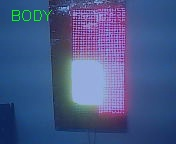
#> input picture diagnostics/All_Panels.jpg, 176 x 144 px
$ python -i visual_verifier.py   (imports and definitions only)
#> lines starting #> are read from the running program, lines starting #| are printed output that depends on the picture; after the words box and inside, x2 and y2 are one past the last pixel; in counts of white or black regions, pixels touching at a corner belong together
#> further down, picture is the input picture: shape (144, 176, 3); mean B, G, R 136, 88.4, 71.1
import cv2
import numpy as np
import logging

logger = logging.getLogger(__name__)

class VisualVerifier:
    """
    Closed-loop visual verification system.
    Compares expected LED output (what we sent) vs observed LED output (what camera sees).
    """
    def __init__(self, target_width=32, target_height=64):
        self.target_w = target_width
        self.target_h = target_height
        self.homography = None
        self.input_pts = None # Points from camera (tl, tr, br, bl)

        # Target points for 32x64 rectified image
        # Order: TL, TR, BR, BL
        self.dst_pts = np.array([
            [0, 0],
            [target_width, 0],
            [target_width, target_height],
            [0, target_height]
        ], dtype=np.float32)

    def set_calibration_points(self, points):
        """Set the 4 corners of the LED wall in the camera frame (TL, TR, BR, BL)"""
        if len(points) != 4:
            logger.error("Calibration requires exactly 4 points")
            return

        self.input_pts = np.array(points, dtype=np.float32)
        self.homography = cv2.getPerspectiveTransform(self.input_pts, self.dst_pts)
        logger.info(f"Homography matrix calculated: \n{self.homography}")

    def auto_calibrate(self, frame):
        """
        Attempt to automatically find the LED wall corners.
        Robust version: uses blurring to merge the LED mesh/dots into a solid shape.
        """
        # 1. PREPROCESS: Grayscale + Blur to merge grid dots
        gray = cv2.cvtColor(frame, cv2.COLOR_BGR2GRAY)
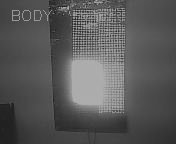
#> gray: shape (144, 176); min 23, max 177, mean 88.7
        # Large blur is key to merging the individual LEDs/mesh into one solid block
        blurred = cv2.GaussianBlur(gray, (11, 11), 0)
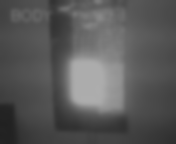
#> blurred: shape (144, 176); min 33, max 173, mean 88.7

        h, w = gray.shape[:2]
#> h = 144; w = 176
        frame_area = w * h
#> frame_area = 25344
        logger.info(f"[Calib] Attempting auto-detection on {w}x{h} frame")

        # 2. THRESHOLDING: Try Otsu first, then fixed ranges
        thresh_strategies = [
            lambda img: cv2.threshold(img, 0, 255, cv2.THRESH_BINARY + cv2.THRESH_OTSU)[1],
            lambda img: cv2.threshold(img, 150, 255, cv2.THRESH_BINARY)[1],
            lambda img: cv2.threshold(img, 100, 255, cv2.THRESH_BINARY)[1],
            lambda img: cv2.threshold(img, 60, 255, cv2.THRESH_BINARY)[1],
            lambda img: cv2.threshold(img, 30, 255, cv2.THRESH_BINARY)[1],
        ]

        for i, strategy in enumerate(thresh_strategies):
            thresh = strategy(blurred)

            # Morphological Cleanup
            kernel = cv2.getStructuringElement(cv2.MORPH_RECT, (5, 5))
            thresh = cv2.morphologyEx(thresh, cv2.MORPH_CLOSE, kernel, iterations=2)

            # Find Contours
            contours, _ = cv2.findContours(thresh, cv2.RETR_EXTERNAL, cv2.CHAIN_APPROX_SIMPLE)
            if not contours:
                continue

            # Filter by area (between 2% and 90% of frame)
            min_area = frame_area * 0.02
            max_area = frame_area * 0.90

            # Sort by area
            valid_contours = []
            for cnt in contours:
                area = cv2.contourArea(cnt)
                if min_area < area < max_area:
                    valid_contours.append(cnt)

            if not valid_contours:
                continue

            # Process best candidates
            valid_contours = sorted(valid_contours, key=cv2.contourArea, reverse=True)
            for cnt in valid_contours:
                # Use Convex Hull to ignore concave gaps/mask text
                hull = cv2.convexHull(cnt)
                epsilon = 0.02 * cv2.arcLength(hull, True)
                approx = cv2.approxPolyDP(hull, epsilon, True)

                # If we have 4 points, we found a quad
                if len(approx) == 4:
                    pts = approx.reshape(4, 2).astype(np.float32)
                    rect = self._sort_points(pts)
                    logger.info(f"[Calib] Strategy {i} SUCCESS! Area={cv2.contourArea(cnt):.0f}")
                    self.set_calibration_points(rect)
                    return rect

                # If we saved something close, maybe it's high vertex but basically a quad
                # Try higher epsilon
                epsilon_aggressive = 0.06 * cv2.arcLength(hull, True)
                approx_agg = cv2.approxPolyDP(hull, epsilon_aggressive, True)
                if len(approx_agg) == 4:
                    pts = approx_agg.reshape(4, 2).astype(np.float32)
                    rect = self._sort_points(pts)
                    logger.info(f"[Calib] Strategy {i} (Aggressive) SUCCESS! Area={cv2.contourArea(cnt):.0f}")
                    self.set_calibration_points(rect)
                    return rect
#> this loop made 1 pass
#> pass 1, in auto_calibrate, `thresh = strategy(blurred)`:
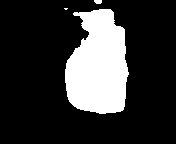
#> thresh: shape (144, 176); 20.4% white; 3 white regions (1 under 20 px), largest, box (x1, y1, x2, y2) and area: (65, 9, 129, 114) 5127, (94, 0, 102, 4) 28
#> pass 1, in auto_calibrate, `thresh = cv2.morphologyEx(thresh, cv2.MORPH_CLOSE, kernel, iterations=2)`:
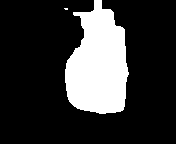
#> thresh: shape (144, 176); 20.8% white; 2 white regions (1 under 20 px), largest, box (x1, y1, x2, y2) and area: (65, 0, 129, 114) 5257

        logger.warning("[Calib] Auto-calibration FAILED to find LED wall. Use manual mode.")
        return None

    def _sort_points(self, pts):
        """Stable sorting for quad points: TL, TR, BR, BL"""
        rect = np.zeros((4, 2), dtype="float32")

        # Top-Left has smallest sum, Bottom-Right has largest sum
        s = pts.sum(axis=1)
        rect[0] = pts[np.argmin(s)]
        rect[2] = pts[np.argmax(s)]

        # Top-Right has smallest difference, Bottom-Left has largest difference
        diff = np.diff(pts, axis=1)
        rect[1] = pts[np.argmin(diff)]
        rect[3] = pts[np.argmax(diff)]

        return rect

        logger.info("[Calib] FAILED: No quadrilateral found at any threshold")
        return None

    def verify_frame(self, camera_frame, expected_led_mask):
        """
        Compare camera frame against expected LED state.
        Returns metrics dict: {ber, accuracy, error_map}
        """
        if self.homography is None:
            return {'error': "Not calibrated"}

        # 1. Warp perspective
        warped = cv2.warpPerspective(camera_frame, self.homography, (self.target_w, self.target_h))

        # 2. Preprocess observed image
        # Convert to grayscale
        gray = cv2.cvtColor(warped, cv2.COLOR_BGR2GRAY)
        # Threshold to binary (observed state)
        _, observed_bin = cv2.threshold(gray, 50, 255, cv2.THRESH_BINARY)

        # 3. Preprocess expected image
        # Ensure it's binary 0-255
        expected_bin = (expected_led_mask > 128).astype(np.uint8) * 255

        # Resize expected if needed (though it should be 32x64 already)
        if expected_bin.shape[:2] != (self.target_h, self.target_w):
             expected_bin = cv2.resize(expected_bin, (self.target_w, self.target_h), interpolation=cv2.INTER_NEAREST)

        # 4. Compare
        error_map = cv2.absdiff(observed_bin, expected_bin)
        error_count = np.count_nonzero(error_map) # Count non-zero pixels (differences)
        total_pixels = self.target_w * self.target_h
        ber = error_count / total_pixels

        return {
            'ber': ber,
            'accuracy': 1.0 - ber,
            'warped': warped, # Return physical rectified image for "advanced" UI
            'observed': observed_bin,
            'error_map': error_map,
            'mismatch_count': error_count
        }

>>> import cv2
>>> picture = cv2.imread('../../../diagnostics/All_Panels.jpg')
>>> result = VisualVerifier().auto_calibrate(picture)
#> result = [[94, 0], [124, 29], [120, 111], [67, 96]]

$ run again, on diagnostics/Panels_1_2.jpg
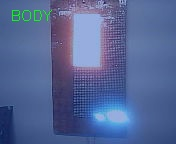
#> input picture diagnostics/Panels_1_2.jpg, 176 x 144 px
#> picture is the input picture: shape (144, 176, 3); mean B, G, R 149.5, 102.3, 84.7
#> in auto_calibrate, `blurred = cv2.GaussianBlur(gray, (11, 11), 0)`:
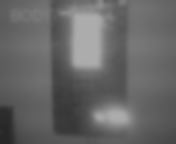
#> blurred: shape (144, 176); min 38, max 172, mean 102.4
#> the loop in auto_calibrate, `for i, strategy in enumerate(thresh_strategies):` made 1 pass
#> pass 1, in auto_calibrate, `thresh = cv2.morphologyEx(thresh, cv2.MORPH_CLOSE, kernel, iterations=2)`:
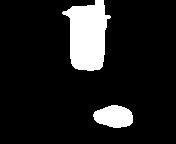
#> thresh: shape (144, 176); 12% white; 2 white regions, box (x1, y1, x2, y2) and area: (62, 0, 111, 71) 2333, (93, 105, 133, 128) 696
#> result = [[62, 12], [103, 0], [102, 66], [75, 68]]

$ run again, on diagnostics/Panels_5_6.jpg
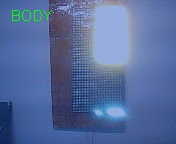
#> input picture diagnostics/Panels_5_6.jpg, 176 x 144 px
#> picture is the input picture: shape (144, 176, 3); mean B, G, R 157, 107.9, 86.1
#> in auto_calibrate, `blurred = cv2.GaussianBlur(gray, (11, 11), 0)`:
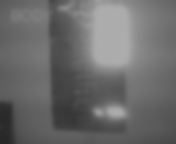
#> blurred: shape (144, 176); min 39, max 172, mean 107
#> the loop in auto_calibrate, `for i, strategy in enumerate(thresh_strategies):` made 1 pass
#> pass 1, in auto_calibrate, `thresh = cv2.morphologyEx(thresh, cv2.MORPH_CLOSE, kernel, iterations=2)`:
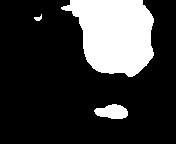
#> thresh: shape (144, 176); 21.5% white; 3 white regions, box (x1, y1, x2, y2) and area: (61, 0, 154, 77) 5062, (94, 104, 128, 119) 369, (34, 14, 42, 21) 30
#> result = [[61, 7], [142, 0], [152, 57], [93, 68]]
